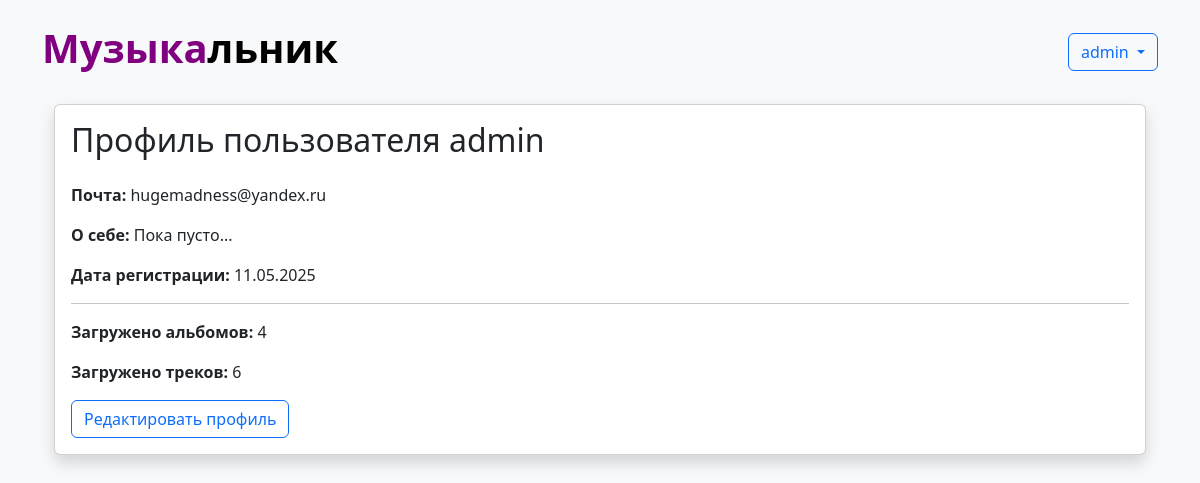
Screenshot of /profile/1 (signed in) with the database file from the repository.
### data/users.py (models this page shows, shortened)
class User(SqlAlchemyBase, UserMixin, SerializerMixin):
    __tablename__ = 'users'
    id = sqlalchemy.Column(sqlalchemy.Integer,
                           primary_key=True, autoincrement=True)
    name = sqlalchemy.Column(sqlalchemy.String, unique=True, nullable=True)
    about = sqlalchemy.Column(sqlalchemy.String, nullable=True, default='')
    email = sqlalchemy.Column(sqlalchemy.String,
                              index=True, unique=True, nullable=True)
    hashed_password = sqlalchemy.Column(sqlalchemy.String, nullable=True)
    created_date = sqlalchemy.Column(sqlalchemy.DateTime,
                                     default=datetime.datetime.now)
    albums = orm.relationship("Album", back_populates='user')
    tracks = orm.relationship("Track", back_populates='user')

### main.py (the view)
@app.route('/profile/<int:user_id>')
def profile(user_id):
    db_sess = db_session.create_session()
    user = db_sess.query(User).filter(User.id == user_id).first()
    return render_template('profile.html', title='Профиль – Музыкальник', user=user)

### data/db_session.py (called while the page is built)
def create_session() -> Session:
    global __factory
    return __factory()

### main.py (called while the page is built)
@login_manager.user_loader
def load_user(user_id):
    db_sess = db_session.create_session()
    return db_sess.get(User, user_id)

### templates/profile.html
{% extends "base_unite.html" %}
{% block content %}
<div class="container mt-4">
    <div class="card shadow rounded">
        <div class="card-body">
            <h2 class="card-title mb-4">Профиль пользователя {{user.name}}</h2>
            <p><strong>Почта:</strong> {{user.email}}</p>
            <p><strong>О себе:</strong> {{user.about or "Пока пусто..." }}</p>
            <p><strong>Дата регистрации:</strong> {{ user.created_date.strftime('%d.%m.%Y') }}</p>
            <hr>
            <p><strong>Загружено альбомов:</strong> {{ user.albums|length }}</p>
            <p><strong>Загружено треков:</strong> {{ user.tracks|length }}</p>
            {% if current_user.id == user.id %}
            <a href="{{ url_for('edit_profile') }}" class="btn btn-outline-primary">Редактировать профиль</a>
            {% endif %}
        </div>
    </div>
</div>
{% endblock %}

### templates/base_unite.html (shortened to what this page needs)
<!doctype html>
<html lang="ru">
<head>
    <link href="https://cdn.jsdelivr.net/npm/bootstrap@5.3.3/dist/css/bootstrap.min.css" rel="stylesheet">
    <link href="https://cdnjs.cloudflare.com/ajax/libs/select2/4.0.13/css/select2.min.css" rel="stylesheet"/>
    <link rel="stylesheet" href="https://cdn.jsdelivr.net/npm/bootstrap-icons@1.11.3/font/bootstrap-icons.min.css">
</head>
<body class="bg-light">
<div class="container py-4">
    <header class="d-flex justify-content-between align-items-center mb-4">
        <h1 class="fw-bold">
            <a href="{{ url_for('index') }}" style="text-decoration: none; color: black;">
                <span style="color: purple;">Музыка</span>льник
            </a>
        </h1>
        <nav>
            {% if current_user.is_authenticated %}
            <div class="dropdown">
                <button class="btn btn-outline-primary dropdown-toggle" type="button" data-bs-toggle="dropdown"
                        aria-expanded="false" id="profileDropdown">
                    {{ current_user.name }}
                </button>
            </div>
            {% else %}
            <a href="{{ url_for('login') }}" class="btn btn-outline-primary me-2">Войти</a>
            <a href="{{ url_for('register') }}" class="btn btn-outline-primary">Регистрация</a>
            {% endif %}
        </nav>
    </header>
    <main>
        {% block content %}{% endblock %}
    </main>
</div>
</body>
</html>

### rows the page displays
User: name "admin", email "hugemadness@yandex.ru", about "Пока пусто...", created_date "11.05.2025"

### other values shown
{{ user.albums|length }} "4"
{{ user.tracks|length }} "6"
